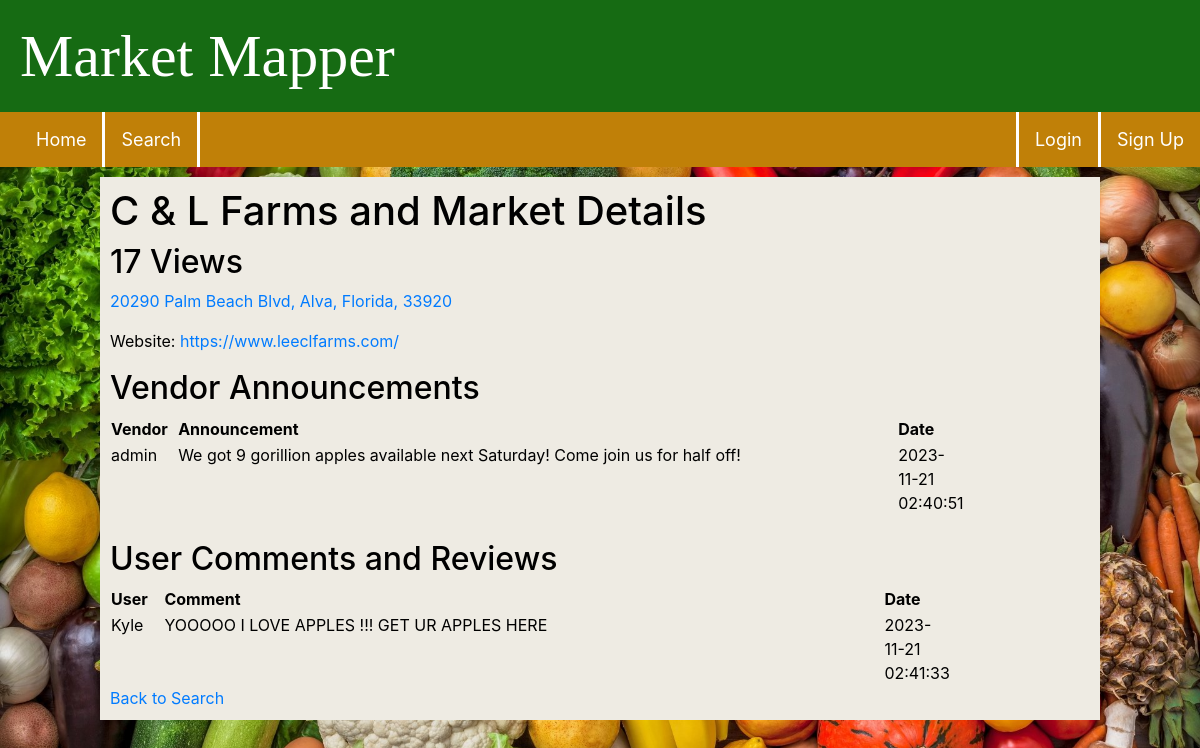
Page /market/309289 on the committed database.
### website/models.py (models this page shows)
class FarmersMarket(db.Model):
    __tablename__ = 'farmers_market'
    listing_id = db.Column(db.String(20), primary_key=True)  # listing_id as the primary key
    listing_name = db.Column(db.String(100))
    listing_desc = db.Column(db.String(10000))
    contact_name = db.Column(db.String(100))
    contact_email = db.Column(db.String(100))
    contact_phone = db.Column(db.String(20))
    media_website = db.Column(db.String(200))
    media_facebook = db.Column(db.String(200))
    media_twitter = db.Column(db.String(200))
    media_instagram = db.Column(db.String(200))
    media_pinterest = db.Column(db.String(200))
    media_youtube = db.Column(db.String(200))
    media_blog = db.Column(db.String(200))
    location_address = db.Column(db.String(200))
    location_state = db.Column(db.String(50))
    location_city = db.Column(db.String(50))
    location_street = db.Column(db.String(200))
    location_zipcode = db.Column(db.String(20))

class PageViews(db.Model):
    tablename = 'views'
    id = db.Column(db.Integer, primary_key=True)
    views = db.Column(db.Integer)

class User(db.Model, UserMixin):
    __tablename__ = 'user'
    id = db.Column(db.Integer, primary_key=True)
    username = db.Column(db.String(150), unique=True)
    password = db.Column(db.String(150))
    posts = db.relationship('Post', backref='user', lazy=True)

class Announcement(db.Model):
    __tablename__ = 'announcement'
    id = db.Column(db.Integer, primary_key=True)
    text = db.Column(db.String(1000))
    date = db.Column(db.DateTime(timezone=True), default=func.now())
    user_id = db.Column(db.Integer, db.ForeignKey('user.id'), nullable=False)
    listing_id = db.Column(db.String(20), db.ForeignKey('farmers_market.listing_id'), nullable=False)
    farmers_market = db.relationship('FarmersMarket', backref='announcements')

class Comment(db.Model):
    __tablename__ = 'comment'
    id = db.Column(db.Integer, primary_key=True)
    text = db.Column(db.String(1000))
    date = db.Column(db.DateTime(timezone=True), default=func.now())
    user_id = db.Column(db.Integer, db.ForeignKey('user.id'), nullable=False)
    listing_id = db.Column(db.String(20), db.ForeignKey('farmers_market.listing_id'), nullable=False)
    farmers_market = db.relationship('FarmersMarket', backref='comments')

### website/views.py (the view, shortened to what this page needs)
@views.route('/market/<listing_id>', methods=['GET', 'POST'])
def market_detail(listing_id):
    market = get_market_data(listing_id)
    refresh_page = False
    if market is None:
        flash("Failed to fetch market data.", category="error")
        return redirect(url_for('views.search'))
    if current_user.is_authenticated:
        existing_visit = UserMarketVisit.query.filter_by(user_id=current_user.id, market_id=listing_id).first()
        if not existing_visit:
            visit = UserMarketVisit(user_id=current_user.id, market_id=listing_id)
            db.session.add(visit)
            db.session.commit()
    page_views = PageViews.query.filter_by(id=listing_id).first()
    if page_views:
        page_views.views += 1
        db.session.commit()
    else:
        page_views = PageViews(id=listing_id, views=1)
        db.session.add(page_views)
        db.session.commit()
    comments = Comment.query.filter_by(listing_id=listing_id).all()
    if len(comments) <= 0:
        comments = None
    announcements = Announcement.query.filter_by(listing_id=listing_id).all()
    if len(announcements) <= 0:
        announcements = None
    users_dict = {user.id: user.username for user in User.query.all()}
    return render_template("market_detail.html", market=market, comments=comments, announcements=announcements, activeUser = current_user, users_dict = users_dict, page_views = page_views)

### website/api.py (called while the page is built)
def get_market_data(listing_id):
    market_data = FarmersMarket.query.filter_by(listing_id=listing_id).first()
    if market_data is None:
        api_data = get_market_data_from_api(api_response, listing_id)
        if api_data:
            market_data = create_or_update_market(api_data)
    return market_data

### website/templates/market_detail.html (shortened to what this page needs)
{% extends "base.html" %}
{% block content %}
<div id="content">
    <h1 style="color: black">{{ market.listing_name }} Details</h1>
    <h2 style="color: black">{{ page_views.views }} Views</h1>
    <p><a href="https://www.google.com/maps?q={{ market.location_street }}, {{ market.location_city }}, {{ market.location_state }}, {{ market.location_zipcode }}" target="_blank">{{ market.location_street }}, {{ market.location_city }}, {{ market.location_state }}, {{ market.location_zipcode }}</a></p>
    <p style="color: black">
        {% if market.media_website %}
            Website: <a href="{{ market.media_website }}" target="_blank">{{ market.media_website }}</a>
        {% elif market.media_facebook %}
            Facebook: <a href="{{ market.media_facebook }}" target="_blank">{{ market.media_facebook }}</a>
        {% elif market.contact_phone %}
            Phone: {{ market.contact_phone }}
        {% else %}
            No Contact Info Available.
        {% endif %}
    </p>
    <h2 style="color: black">Vendor Announcements</h2>
    {% if announcements %}
        <table id="comment">
            <thead>
                <tr>
                    <th style="color: black">Vendor</th>
                    <th style="color: black">Announcement</th>
                    <th style="color: black">Date</th>
                    <th></th>
                </tr>
            </thead>
            <tbody>
                {% for announcement in announcements %}
                    <tr>
                        <td style="color: black" style="margin-right: 50px;">{{ users_dict.get(announcement.user_id) }}</td>
                        <td style="color: black">{{ announcement.text }}</td>
                        <td style="color: black">{{ announcement.date }}</td>
                    </tr>
                {% endfor %}
            </tbody>
        </table>
    {% else %}
        <p style="color: black">No announcements yet.</p>
    {% endif %}
    <br>
    <h2 style="color: black">User Comments and Reviews</h2>
    {% if comments %}
        <table id="comment">
            <thead>
                <tr>
                    <th style="color: black">User</th>
                    <th style="color: black">Comment</th>
                    <th style="color: black">Date</th>
                    <th style="color: black"></th>
                </tr>
            </thead>
            <tbody>
                {% for comment in comments %}
                    <tr>
                        <td style="color: black" style="margin-right: 50px;">{{ users_dict.get(comment.user_id) }}</td>
                        <td style="color: black">{{ comment.text }}</td>
                        <td style="color: black">{{ comment.date }}</td>
                    </tr>
                {% endfor %}
            </tbody>
        </table>
    {% else %}
        <p style="color: black">No comments yet.</p>
    {% endif %}
    <a href="/search">Back to Search</a>
</div>
{% endblock %}

### website/templates/base.html (shortened to what this page needs)
<!DOCTYPE html>
<html lang="en">
<head>
    <link rel="stylesheet" type="text/css" href="{{ url_for('static', filename='css/default.css') }}">
    <link rel="stylesheet" href="https://stackpath.bootstrapcdn.com/bootstrap/4.4.1/css/bootstrap.min.css"/>
    <link rel="stylesheet" href="https://stackpath.bootstrapcdn.com/font-awesome/4.7.0/css/font-awesome.min.css"/>
</head>
<body>
    <header>
        <a href="/"><h1 id="title">Market Mapper</h1></a>
    </header>
    <nav>
        <ul class="mynavbar">
            <li class="mynavitem"><a href="/">Home</a></li>
            <li class="mynavitem"><a href="/search">Search</a></li>
            {% if activeUser.is_authenticated %}
                <li class="mynavitem"><a href="/feedback">Feedback</a></li>
                <li class="mynavitem acc"><a href="/logout">Logout</a></li>
                <li class="mynavitem"><a href="/recommendations">Recommendations</a></li>
            {% else %}
                <li class="mynavitem acc"><a href="/signUp">Sign Up</a></li>
                <li class="mynavitem acc"><a href="/login">Login</a></li>
            {% endif %}
        </ul>
    </nav>
    <div class="container">
        {% block content %}
        {% endblock %}
    </div>
</body>
</html>

### website/static/css/default.css (style rules this page uses)
body { margin:0px; background-color: rgb(131, 131, 131) ; background-image: url('thumb-1920-1274685.jpg'); background-size: cover; background-attachment: fixed; }
#content { background-color: rgb(238, 235, 227); width: 1000px; margin: auto; color: white; padding: 10px; }
div { margin: 10px 20px 0px 20px; }
header { background-color: rgb(22, 107, 19); margin: 0px; padding: 10px; position: relative; background-size: 80% auto; background-repeat: no-repeat; background-position: right; }
.mynavbar { list-style-type: none; margin: 0px; padding: 0px 0px 0px 20px; overflow: hidden; background-color: rgb(192, 128, 8); }
.mynavitem { float: left; }
.mynavitem a { display: block; color: white; text-align: center; padding: 14px 16px; text-decoration: none; border-right: 3px solid white; font-size: 18px; }
.mynavitem.acc { float: right; }
.mynavitem.acc a { border-right: 0px; border-left: 3px solid white; }
#title { font-family: 'Brush Script MT'; color: rgb(255, 255, 255); font-size: 60px; margin: 10px; }
#comment { width: 100%; border-collapse: collapse; }
#comment td { word-wrap: break-word; white-space: normal; vertical-align: top; }
#comment td:first-child { width: 50px; padding-right: 20px; }
#comment td:nth-child(2) { width: 720px; }
#comment td:last-child { width: 30px; position: sticky; right: 0; }

### rows in the picture
FarmersMarket: listing_name "C & L Farms and Market", location_street "20290 Palm Beach Blvd", location_city "Alva", location_state "Florida", location_zipcode "33920", media_website "https://www.leeclfarms.com/"
PageViews: views "17"
Announcement: text "We got 9 gorillion apples available next Saturday! Come join us for half off!", date "2023-11-21 02:40:51"
User: get "admin"
Comment: text "YOOOOO I LOVE APPLES !!! GET UR APPLES HERE", date "2023-11-21 02:41:33"
User: get "Kyle"
